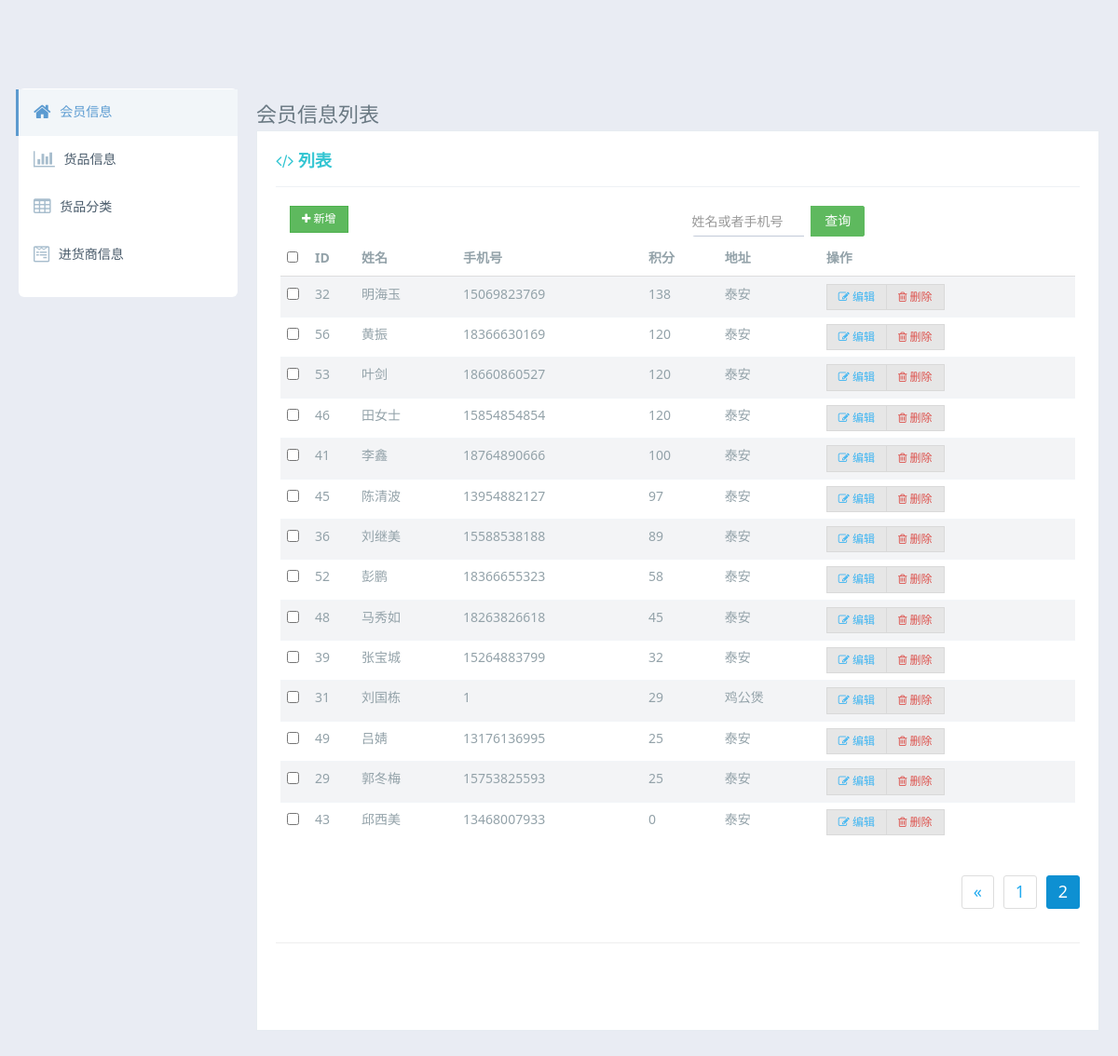
Page /index.php?p=2 on the committed database.
### tables this page shows
CREATE TABLE `user` (
  `id` int(11) unsigned NOT NULL AUTO_INCREMENT,
  `username` varchar(32) DEFAULT NULL,
  `phone` char(11) NOT NULL,
  `goal` int(11) unsigned NOT NULL,
  `address` varchar(128) DEFAULT NULL,
  `brithday` int(11) unsigned DEFAULT NULL,
  PRIMARY KEY (`id`),
  UNIQUE KEY `phone` (`phone`)
);

### config.php (called while the page is built)
<?php
return [
    'database' => [
        'host' => '127.0.0.1',
        'port' => '3306',
        'user' => 'root',
        'pwd'  => 'ps!seecjkshitsaym',
        'db'   => 'admin'
    ]
];

### Mpdo.php (called while the page is built, shortened)
<?php
class Mpdo
{
    public $pdo;
    public $statement;
    public function connect(array $db_conf, $president = true, $charset = 'UTF8', $timeout = 2)
    {
        try {
            $this->pdo = new \PDO(
                "mysql:host={$db_conf['host']};port={$db_conf['port']};dbname={$db_conf['db']};charset={$charset};",
                $db_conf['user'],
                $db_conf['pwd'],
                [
                    \PDO::ATTR_ERRMODE => \PDO::ERRMODE_EXCEPTION,
                    \PDO::ATTR_PERSISTENT => (isset($db_conf['president']) && !empty($db_conf['president'])) ? $db_conf['president'] : $president,
                    \PDO::ATTR_TIMEOUT => (isset($db_conf['timeout']) && !empty($db_conf['timeout'])) ? $db_conf['timeout'] : $timeout,
                    1002 => "SET NAMES {$charset}",
                ]
            );
            return $this;
        } catch (Exception $e) {
            return $e->getCode() . " : " . $e->getMessage();
        }
    }
    public function query($sql, array $params = [])
    {
        return $this->_execute($sql, $params);
    }
    public function row_all()
    {
        return $this->statement->fetchAll(\PDO::FETCH_ASSOC);
    }
    private function _execute($sql, array $params = [], $operation = 'query')
    {
        try {
            if ('query' === $operation) {
                $this->statement = $this->pdo->prepare($sql);
                if (!empty($params)) {
                    $this->statement->execute($params);
                } else {
                    $this->statement->execute();
                }
                return $this;
            }
        } catch (PDOException $e) {
            $this->transaction_status = false;
            return $this->_error = array("errno" => $e->getCode(), "message" => $e->getMessage());
        }
    }
    private function _checkConf(array $conf)
    {
        return true;
    }
}

### Pagination.php (called while the page is built, shortened)
<?php
class Pagination
{
    protected $_base_url;
    protected $_pagetotal;
    protected $_cur_page;
    protected $_pagesize;
    protected $_query_str = [];
    protected $_show_link_nums = 5;
    public function create_links($type = 'html')
    {
        if (isset($this->_pagesize) && !empty($this->_pagesize)) {
            $query_all = array_merge($this->_query_str, ['pagesize' => $this->_pagesize], ['p' => '']);
        } else {
            $query_all = array_merge($this->_query_str, ['p' => '']);
        }
        if ('html' == $type) {
            $query_link = "?" . http_build_query($query_all);
        } else {
            $query_link = http_build_query($query_all);
        }
        if ('array' === $type) {
            $link_arr = ['base_url' => $this->_base_url, 'cur_page' => $this->_cur_page, 'loop_page' => []];
        }
        if (1 < $this->_cur_page) {
            if ('array' === $type) {
                $link_arr['first_page'] = $query_link . '1';
                $link_arr['pre_page'] = $query_link . ($this->_cur_page - 1);
            }
        }
        if ($this->_pagetotal <= $this->_show_link_nums) {
            for ($i = 1; $i <= $this->_pagetotal; $i++) {
                if ('array' === $type) {
                    $link_arr['loop_page'][$i] = $query_link . $i;
                }
            }
        }
        if ('array' === $type) {
            return $link_arr;
        }
        return false;
    }
    public function set_base_url($base_url)
    {
        return $this->_base_url = $base_url;
    }
    public function set_pagetotal($pagetotal)
    {
        return $this->_pagetotal = $pagetotal;
    }
    public function set_cur_page($cur_page)
    {
        return $this->_cur_page = $cur_page;
    }
    public function set_query_str($query_str)
    {
        return $this->_query_str = $query_str;
    }
    public function set_show_link_nums($show_link_nums)
    {
        return $this->_show_link_nums = $show_link_nums;
    }
}

### index.php (the view, shortened to what this page needs)
<?php
require_once("./Mpdo.php");
require_once("./Pagination.php");
$conf = include_once("./config.php");
$mysql = new Mpdo();
$db = $mysql->connect($conf['database']);
if (isset($_GET['p']) && !empty(intval($_GET['p']))) {
    $page = intval($_GET['p']);
} else {
    $page = 1;
}
$where = 'WHERE 1=1';
$query_str = [];
$pagesize = 20;
$res = $db->count("SELECT count(`id`) AS `total` FROM `user` " . $where);
$pagetotal = ceil($res['total'] / $pagesize);
$offset = ($page - 1) * $pagesize;
$page_link = [];
if (1 < $pagetotal) {
    $pagination = new Pagination();
    $pagination->config([
        'base_url' => 'index.php',
        'pagetotal' => $pagetotal,
        'cur_page' => $page,
        'query_str' => $query_str,
        'show_link_nums' => 5
    ]);
    $page_link = $pagination->create_links('array');
}
$sql = "SELECT * FROM `user` " . $where . " ORDER BY `goal` DESC,`id` DESC LIMIT {$offset},{$pagesize}";
$data = $db->query($sql)->row_all();
?>
<!doctype html>
<html>
<head>
    <link rel="stylesheet" href="assets/css/amazeui.min.css"/>
    <link rel="stylesheet" href="assets/css/admin.css">
    <link rel="stylesheet" href="assets/css/app.css">
</head>
<body data-type="generalComponents">
<div class="tpl-page-container tpl-page-header-fixed">
    <div class="tpl-left-nav tpl-left-nav-hover">
        <div class="tpl-left-nav-list">
            <ul class="tpl-left-nav-menu">
                <li class="tpl-left-nav-item">
                    <a href="index.php" class="nav-link active">
                        <i class="am-icon-home"></i>
                        <span>会员信息</span>
                    </a>
                </li>
                <li class="tpl-left-nav-item">
                    <a href="goods/goods.php" class="nav-link tpl-left-nav-link-list">
                        <i class="am-icon-bar-chart"></i>
                        <span>货品信息</span>
                    </a>
                </li>
                <li class="tpl-left-nav-item">
                    <a href="category/category.php" class="nav-link tpl-left-nav-link-list">
                        <i class="am-icon-table"></i>
                        <span>货品分类</span>
                    </a>
                </li>
                <li class="tpl-left-nav-item">
                    <a href="firm/firm.php" class="nav-link tpl-left-nav-link-list">
                        <i class="am-icon-wpforms"></i>
                        <span>进货商信息</span>
                    </a>
                </li>
            </ul>
        </div>
    </div>
    <div class="tpl-content-wrapper">
        <div class="tpl-content-page-title">
            会员信息列表
        </div>
        <div class="tpl-portlet-components">
            <div class="portlet-title">
                <div class="caption font-green bold">
                    <span class="am-icon-code"></span> 列表
                </div>
            </div>
            <div class="tpl-block">
                <div class="am-g">
                    <div class="am-u-sm-12 am-u-md-6">
                        <div class="am-btn-toolbar">
                            <div class="am-btn-group am-btn-group-xs">
                                <a href="user/operation.php" class="am-btn am-btn-default am-btn-success"><span
                                            class="am-icon-plus"></span> 新增
                                </a>
                            </div>
                        </div>
                    </div>
                    <div class="am-u-sm-12 am-u-md-3">
                        <form action="./index.php" method="get" class="am-input-group am-input-group-sm">
                            <input style="width:120px;" name="s" value="<?= trim($_GET['s']) ?>" type="text"
                                   class="am-form-field" placeholder="姓名或者手机号">
                            <span class="am-input-group-btn">
            <input class="am-btn  am-btn-default am-btn-success tpl-am-btn-success am-icon-search"
                   type="submit" value="查询">
          </span>
                        </form>
                    </div>
                    <div class="am-g">
                        <div class="am-u-sm-12">
                            <form class="am-form">
                                <table class="am-table am-table-striped am-table-hover table-main">
                                    <thead>
                                    <tr>
                                        <th class="table-check"><input type="checkbox" class="tpl-table-fz-check"></th>
                                        <th class="table-id">ID</th>
                                        <th class="table-title">姓名</th>
                                        <th class="table-type">手机号</th>
                                        <th class="table-author am-hide-sm-only">积分</th>
                                        <th class="table-date am-hide-sm-only">地址</th>
                                        <th class="table-set">操作</th>
                                    </tr>
                                    </thead>
                                    <tbody>
                                    <?php foreach ($data as $k => $v): ?>
                                        <tr class="edit-goal-tr" uid="<?=$v['id']?>">
                                            <td><input type="checkbox"></td>
                                            <td><?= $v['id'] ?></td>
                                            <td><?= $v['username'] ?></td>
                                            <td><?= $v['phone'] ?></td>
                                            <td class="edit-goal"><?= $v['goal'] ?></td>
                                            <td class="am-hide-sm-only"><?= $v['address'] ?></td>
                                            <td class="operation">
                                                <div class="am-btn-toolbar edit-delete-btn">
                                                    <div class="am-btn-group am-btn-group-xs">
                                                        <a href="user/operation.php?id=<?= $v['id'] ?>"
                                                           class="am-btn am-btn-default am-btn-xs am-text-secondary"><span
                                                                    class="am-icon-pencil-square-o"></span> 编辑
                                                        </a>
                                                        <a uid="<?= $v['id'] ?>"
                                                           class="am-btn am-btn-default am-btn-xs am-text-danger am-hide-sm-only delete-user">
                                                            <span class="am-icon-trash-o"></span> 删除
                                                        </a>
                                                    </div>
                                                </div>
                                            </td>
                                        </tr>
                                    <?php endforeach; ?>
                                    </tbody>
                                </table>
                                <?php if (!empty($page_link)): ?>
                                    <div class="am-cf">
                                        <div class="am-fr">
                                            <ul class="am-pagination tpl-pagination">
                                                <?php if (isset($page_link['first_page'])): ?>
                                                    <li>
                                                        <a href="<?= $page_link['base_url'] ?>?<?= $page_link['first_page'] ?>">«</a>
                                                    </li>
                                                <?php endif; ?>
                                                <?php foreach ($page_link['loop_page'] as $k => $v): ?>
                                                    <li<?php if ($k == $page_link['cur_page']): ?> class="am-active"<?php endif; ?>><?php if ($k != $page_link['cur_page']): ?>
                                                            <a
                                                            href="<?= $page_link['base_url'] ?>?<?= $v ?>"><?= $k ?></a><?php else: ?>
                                                            <span style="border-radius: 3px;
    padding: 6px 12px;"><?= $k ?></span><?php endif; ?></li>
                                                <?php endforeach; ?>
                                            </ul>
                                        </div>
                                    </div>
                                <?php endif; ?>
                                <hr>
                            </form>
                        </div>
                    </div>
                </div>
                <div class="tpl-alert"></div>
            </div>
        </div>
    </div>
</body>
</html>

### rows in the picture
user: id "32", username "明海玉", phone "15069823769", goal "138", address "泰安"
user: id "56", username "黄振", phone "18366630169", goal "120", address "泰安"
user: id "53", username "叶剑", phone "18660860527", goal "120", address "泰安"
user: id "46", username "田女士", phone "15854854854", goal "120", address "泰安"
user: id "41", username "李鑫", phone "18764890666", goal "100", address "泰安"
user: id "45", username "陈清波", phone "13954882127", goal "97", address "泰安"
user: id "36", username "刘继美", phone "15588538188", goal "89", address "泰安"
user: id "52", username "彭鹏", phone "18366655323", goal "58", address "泰安"
user: id "48", username "马秀如", phone "18263826618", goal "45", address "泰安"
user: id "39", username "张宝城", phone "15264883799", goal "32", address "泰安"
user: id "31", username "刘国栋", phone "1", goal "29", address "鸡公煲"
user: id "49", username "吕婧", phone "13176136995", goal "25", address "泰安"
user: id "29", username "郭冬梅", phone "15753825593", goal "25", address "泰安"
user: id "43", username "邱西美", phone "13468007933", goal "0", address "泰安"

### other values in the picture
$k "1"
$k "2"
